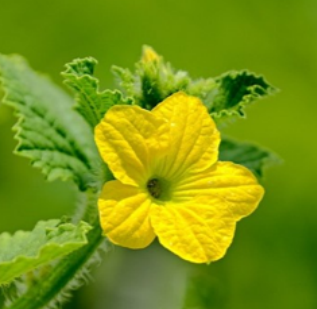
#> input picture tl1Img/5.png, 317 x 309 px
$ python main1.py
#> lines starting #> are read from the running program, lines starting #| are printed output that depends on the picture; after the words box and inside, x2 and y2 are one past the last pixel; in counts of white or black regions, pixels touching at a corner belong together; long printed decimals are rounded
import os
import cv2
import matplotlib.pyplot as plt
import numpy as np
import time


# =========================================================
# THAM SO CHUNG
# =========================================================
DRAW_THICKNESS = 1
FLOWER_MIN_COMPONENT_AREA = 100
PISTIL_MIN_COMPONENT_AREA = 0

FLOWER_SEGMENT_METHOD = "hsv"   # "hsv" | "otsu_gray" | "rgb"
AUTO_SAVE_IMAGES = True


def apply_mask_to_bgr(img_bgr, mask):
    return cv2.bitwise_and(img_bgr, img_bgr, mask=mask)


def ensure_parent_dir(path):
    parent = os.path.dirname(path)
    if parent:
        os.makedirs(parent, exist_ok=True)


def save_image(save_path, image):
    """
    Lưu ảnh BGR hoặc grayscale.
    """
    ensure_parent_dir(save_path)
    ok = cv2.imwrite(save_path, image)
    if not ok:
        raise IOError(f"Khong luu duoc anh: {save_path}")


def save_mask_image(
    mask,
    save_path,
    invert=False,
    as_bgr=False,
    scale=1.0
):
    """
    Hàm riêng để lưu mask theo ý muốn.
    Tham số:
    - mask     : mask đầu vào
    - save_path: đường dẫn lưu
    - invert   : đảo mask trước khi lưu hay không
    - as_bgr   : lưu mask dưới dạng 3 kênh hay không
    - scale    : scale ảnh khi lưu (ví dụ 2.0 để phóng to)
    """
    if mask is None:
        raise ValueError("mask is None")

    out = mask.copy()

    if out.dtype != np.uint8:
        out = out.astype(np.uint8)

    if out.max() <= 1:
        out = out * 255

    out = np.where(out > 0, 255, 0).astype(np.uint8)

    if invert:
        out = cv2.bitwise_not(out)

    if scale is not None and abs(scale - 1.0) > 1e-9:
        h, w = out.shape[:2]
        new_w = max(1, int(round(w * scale)))
        new_h = max(1, int(round(h * scale)))
        out = cv2.resize(out, (new_w, new_h), interpolation=cv2.INTER_NEAREST)

    if as_bgr:
        out = cv2.cvtColor(out, cv2.COLOR_GRAY2BGR)

    save_image(save_path, out)


def save_output_images(output_dir, original_img, result_img, flower_mask, pistil_mask):
    """
    Lưu 4 ảnh chuẩn:
    - ảnh gốc
    - ảnh detect
    - mask hoa
    - mask nhụy
    """
    os.makedirs(output_dir, exist_ok=True)

    save_image(os.path.join(output_dir, "01_original.png"), original_img)
    save_image(os.path.join(output_dir, "02_detected.png"), result_img)
    save_mask_image(flower_mask, os.path.join(output_dir, "03_flower_mask.png"))
    save_mask_image(pistil_mask, os.path.join(output_dir, "04_pistil_mask.png"))


def remove_small_components(mask, min_area=300):
    """
    Loại bỏ các cụm liên thông nhỏ hơn min_area.
    Giữ lại tất cả vùng đủ lớn.
    """
    num_labels, labels, stats, _ = cv2.connectedComponentsWithStats(mask, connectivity=8)

    if num_labels <= 1:
        return mask

    out = np.zeros_like(mask)

    for label_id in range(1, num_labels):
        area = stats[label_id, cv2.CC_STAT_AREA]
        if area >= min_area:
            out[labels == label_id] = 255

    return out


def split_connected_components(mask, min_area=1):
    """
    Tách từng cụm liên thông thành list mask riêng.
    """
    num_labels, labels, stats, _ = cv2.connectedComponentsWithStats(mask, connectivity=8)

    components = []
    for label_id in range(1, num_labels):
        area = stats[label_id, cv2.CC_STAT_AREA]
        if area >= min_area:
            comp = np.zeros_like(mask)
            comp[labels == label_id] = 255
            components.append(comp)

    return components


def flower_mask_hsv(img_bgr, remove_small=True, min_component_area=300):
    """
    Tách mask hoa bằng HSV.
    """
    hsv = cv2.cvtColor(img_bgr, cv2.COLOR_BGR2HSV)

    lower = np.array([10, 0, 0], dtype=np.uint8)
    upper = np.array([30, 255, 255], dtype=np.uint8)

    mask = cv2.inRange(hsv, lower, upper)

    kernel = cv2.getStructuringElement(cv2.MORPH_ELLIPSE, (9, 9))
    mask = cv2.morphologyEx(mask, cv2.MORPH_OPEN, kernel, iterations=1)
    mask = cv2.morphologyEx(mask, cv2.MORPH_CLOSE, kernel, iterations=1)
    mask = cv2.medianBlur(mask, 5)

    if remove_small:
        mask = remove_small_components(mask, min_area=min_component_area)

    return mask


# [61 lines left out: functions flower_mask_otsu_gray, flower_mask_rgb, not called in this run]


def get_flower_mask(img_bgr, method="hsv", min_component_area=300):
    """
    Bộ chọn phương pháp phân ngưỡng hoa.
    """
    method = method.lower().strip()

    if method == "hsv":
        return flower_mask_hsv(
            img_bgr,
            remove_small=True,
            min_component_area=min_component_area
        )

    if method == "otsu_gray":
        return flower_mask_otsu_gray(
            img_bgr,
            invert=False,
            remove_small=True,
            min_component_area=min_component_area
        )

    if method == "rgb":
        return flower_mask_rgb(
            img_bgr,
            r_range=(120, 255),
            g_range=(80, 255),
            b_range=(0, 200),
            remove_small=True,
            min_component_area=min_component_area
        )

    raise ValueError(f"Unsupported FLOWER_SEGMENT_METHOD: {method}")


def get_largest_external_contour(mask):
    """
    Lấy contour ngoài lớn nhất của một mask.
    """
    contours, _ = cv2.findContours(mask, cv2.RETR_EXTERNAL, cv2.CHAIN_APPROX_NONE)
    if len(contours) == 0:
        return None
    return max(contours, key=cv2.contourArea)


def contour_to_filled_mask(shape_hw, cnt):
    mask = np.zeros(shape_hw, dtype=np.uint8)
    if cnt is not None:
        cv2.drawContours(mask, [cnt], -1, 255, thickness=-1)
    return mask


def fit_ellipse_from_contour(cnt):
    """
    Fit ellipse từ contour.
    """
    if cnt is None:
        return None, None

    if len(cnt) < 5:
        return None, None

    ellipse = cv2.fitEllipse(cnt)
    (cx, cy), _, _ = ellipse
    center = (int(round(cx)), int(round(cy)))

    return ellipse, center


def compute_direction_info(center_flower, center_pistil):
    """
    Hướng véc tơ: từ tâm nhị/nhụy -> tâm hoa
    """
    if center_flower is None or center_pistil is None:
        return None

    cx_f, cy_f = center_flower
    cx_p, cy_p = center_pistil

    dx = float(cx_f - cx_p)
    dy = float(cy_f - cy_p)

    norm = np.hypot(dx, dy)
    if norm < 1e-9:
        return None

    ux = dx / norm
    uy = dy / norm

    theta_img_deg = float(np.degrees(np.arctan2(dy, dx)))
    theta_math_deg = float(np.degrees(np.arctan2(-dy, dx)))
    theta_axis_deg = theta_math_deg % 180.0

    return {
        "dx": dx,
        "dy": dy,
        "norm": norm,
        "ux": ux,
        "uy": uy,
        "theta_img_deg": theta_img_deg,
        "theta_math_deg": theta_math_deg,
        "theta_axis_deg": theta_axis_deg,
    }


def find_pistil_masks_by_inverting_flower(flower_component_mask, min_component_area=20):
    outer_cnt = get_largest_external_contour(flower_component_mask)
    if outer_cnt is None:
        return [], None, None

    filled_outer = contour_to_filled_mask(flower_component_mask.shape, outer_cnt)

    inv_flower = cv2.bitwise_not(flower_component_mask)
    pistil_candidate = cv2.bitwise_and(inv_flower, filled_outer)

    largest_pistil_cnt = get_largest_external_contour(pistil_candidate)

    if largest_pistil_cnt is None:
        pistil_components = []
    else:
        if cv2.contourArea(largest_pistil_cnt) < float(min_component_area):
            pistil_components = []
        else:
            largest_pistil_mask = contour_to_filled_mask(
                flower_component_mask.shape,
                largest_pistil_cnt
            )
            pistil_components = [largest_pistil_mask]

    return pistil_components, outer_cnt, filled_outer


def analyze_all_flowers_and_pistils(
    img_bgr,
    flower_min_component_area=300,
    pistil_min_component_area=20,
    flower_segment_method="hsv"
):
    """
    Phân tích toàn bộ:
    - tất cả flower masks
    - tất cả mask nhụy tìm được từ từng flower bằng INV
    """
    flower_mask_all = get_flower_mask(
        img_bgr,
        method=flower_segment_method,
        min_component_area=flower_min_component_area
    )

    flower_components = split_connected_components(
        flower_mask_all,
        min_area=flower_min_component_area
    )

    all_results = []
    pistil_mask_all = np.zeros_like(flower_mask_all)

    for flower_idx, flower_comp_mask in enumerate(flower_components, start=1):
        pistil_components, outer_cnt, filled_outer = find_pistil_masks_by_inverting_flower(
            flower_comp_mask,
            min_component_area=pistil_min_component_area
        )

        flower_ellipse, center_flower = fit_ellipse_from_contour(outer_cnt)

        flower_info = {
            "flower_idx": flower_idx,
            "flower_mask": flower_comp_mask,
            "flower_contour": outer_cnt,
            "flower_filled_mask": filled_outer,
            "flower_ellipse": flower_ellipse,
            "center_flower": center_flower,
            "flower_area": float(cv2.contourArea(outer_cnt)) if outer_cnt is not None else 0.0,
            "pistils": []
        }

        for pistil_idx, pistil_comp_mask in enumerate(pistil_components, start=1):
            pistil_mask_all = cv2.bitwise_or(pistil_mask_all, pistil_comp_mask)

            pistil_cnt = get_largest_external_contour(pistil_comp_mask)
            pistil_ellipse, center_pistil = fit_ellipse_from_contour(pistil_cnt)
            dir_info = compute_direction_info(center_flower, center_pistil)

            pistil_info = {
                "pistil_idx": pistil_idx,
                "pistil_mask": pistil_comp_mask,
                "pistil_contour": pistil_cnt,
                "pistil_ellipse": pistil_ellipse,
                "center_pistil": center_pistil,
                "pistil_area": float(cv2.contourArea(pistil_cnt)) if pistil_cnt is not None else 0.0,
                "dir_info": dir_info
            }

            flower_info["pistils"].append(pistil_info)

        all_results.append(flower_info)

    return flower_mask_all, pistil_mask_all, all_results


def draw_all_results(img_bgr, all_results, draw_thickness=4):
    """
    Vẽ tất cả ellipse, tâm và véc tơ.
    """
    out = img_bgr.copy()

    flower_color = (255, 255, 0)   # cyan trong BGR
    pistil_color = (0, 0, 255)     # đỏ
    vector_color = (255, 0, 0)     # xanh dương

    center_radius = draw_thickness + 2

    for flower_info in all_results:
        flower_ellipse = flower_info["flower_ellipse"]
        center_flower = flower_info["center_flower"]

        if flower_ellipse is not None:
            cv2.ellipse(out, flower_ellipse, flower_color, draw_thickness, cv2.LINE_AA)

        if center_flower is not None:
            cv2.circle(out, center_flower, center_radius, flower_color, -1, cv2.LINE_AA)

        for pistil_info in flower_info["pistils"]:
            pistil_ellipse = pistil_info["pistil_ellipse"]
            center_pistil = pistil_info["center_pistil"]
            dir_info = pistil_info["dir_info"]

            if pistil_ellipse is not None:
                cv2.ellipse(out, pistil_ellipse, pistil_color, draw_thickness, cv2.LINE_AA)

            if center_pistil is not None:
                cv2.circle(out, center_pistil, center_radius, pistil_color, -1, cv2.LINE_AA)

            if dir_info is not None and center_flower is not None and center_pistil is not None:
                cv2.arrowedLine(
                    out,
                    center_pistil,
                    center_flower,
                    vector_color,
                    draw_thickness + 1,
                    cv2.LINE_AA,
                    tipLength=0.22
                )

    return out


def read_input_image():
    img_name = "5.png"
    root_path = "tl1Img"
    path = os.path.join(".", root_path, img_name)

    img = cv2.imread(path)
    if img is None:
        raise FileNotFoundError(f"Khong doc duoc anh: {path}")

    return img, path, img_name


def main():
    img, img_path, img_name = read_input_image()
#> in read_input_image, img is the input picture: shape (309, 317, 3); mean B, G, R 16.6, 147.6, 119.8
#> img_path = './tl1Img/5.png'; img_name = '5.png'
    OUTPUT_DIR = f"./saveImg/output_flower_detect{img_name}"
#> OUTPUT_DIR = './saveImg/output_flower_detect5.png'
    print(f"Da doc anh: {img_path}")
#| Da doc anh: ./tl1Img/5.png
    print(f"FLOWER_SEGMENT_METHOD = {FLOWER_SEGMENT_METHOD}")

    t0 = time.perf_counter()

    flower_mask_all, pistil_mask_all, all_results = analyze_all_flowers_and_pistils(
        img,
        flower_min_component_area=FLOWER_MIN_COMPONENT_AREA,
        pistil_min_component_area=PISTIL_MIN_COMPONENT_AREA,
        flower_segment_method=FLOWER_SEGMENT_METHOD
    )
#> in flower_mask_hsv, `mask = cv2.inRange(hsv, lower, upper)`:
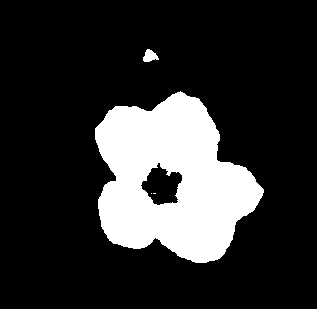
#> mask: shape (309, 317); 18.9% white; 4 white regions (2 under 20 px), largest, box (x1, y1, x2, y2) and area: (95, 91, 264, 263) 18404, (143, 49, 159, 62) 134
#> in remove_small_components, `num_labels, labels, stats, _ = cv2.connectedComponentsWithStats(mask, ..`:
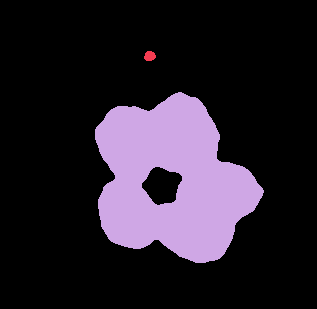
#> labels: shape (309, 317) int32; 3 distinct labels, from 0 to 2; one colour per label, 0 black
#> in remove_small_components, `num_labels, labels, stats, _ = cv2.connectedComponentsWithStats(mask, ..`: num_labels = 3; stats = [[0, 0, 317, 309, 79449], [144, 51, 12, 10, 94], [95, 92, 169, 171, 18410]]
#> the loop in remove_small_components, `for label_id in range(1, num_labels):` made 2 passes
#> area on passes 1 to 2: 94, 18410
#> after the loop in remove_small_components, `for label_id in range(1, num_labels):`:
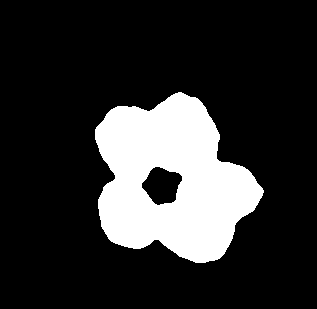
#> out: shape (309, 317); 18.8% white; 1 white region, box (x1, y1, x2, y2) and area: (95, 92, 264, 263) 18410
#> in split_connected_components, `num_labels, labels, stats, _ = cv2.connectedComponentsWithStats(mask, ..`: num_labels = 2; stats = [[0, 0, 317, 309, 79543], [95, 92, 169, 171, 18410]]
#> the loop in split_connected_components, `for label_id in range(1, num_labels):` made 1 pass
#> after the loop in split_connected_components, `for label_id in range(1, num_labels):`: components = 1 item
#> the loop in analyze_all_flowers_and_pistils, `for flower_idx, flower_comp_mask in enumerate(flower_components, start..` made 1 pass
#> (flower_idx, flower_ellipse) on pass 1: (1, ((170.8, 180.5), (149, 173.5), 142.5))
#> pass 1, in find_pistil_masks_by_inverting_flower, `filled_outer = contour_to_filled_mask(flower_component_mask.shape, out..`:
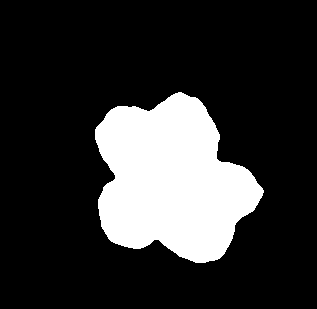
#> filled_outer: shape (309, 317); 19.9% white; 1 white region, box (x1, y1, x2, y2) and area: (95, 92, 264, 263) 19448
#> pass 1, in find_pistil_masks_by_inverting_flower, `pistil_candidate = cv2.bitwise_and(inv_flower, filled_outer)`:
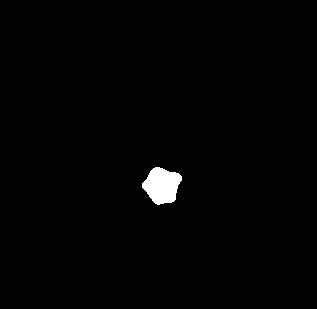
#> pistil_candidate: shape (309, 317); 1.1% white; 1 white region, box (x1, y1, x2, y2) and area: (142, 167, 182, 205) 1038
#> all_results = 1 item

    result_img = draw_all_results(
        img,
        all_results,
        draw_thickness=DRAW_THICKNESS
    )
#> the loop in draw_all_results, `for flower_info in all_results:` made 1 pass
#> (flower_ellipse, center_flower) on pass 1: (((170.8, 180.5), (149, 173.5), 142.5), (171, 180))
#> after the loop in draw_all_results, `for flower_info in all_results:`:
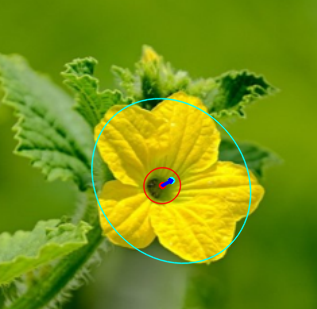
#> out: shape (309, 317, 3); 1.84% of pixels changed, all inside (x1, y1, x2, y2) = (90, 97, 252, 265)

    t1 = time.perf_counter()
    print(f"latency: {t1 - t0:.6f} s")

    total_flowers = len(all_results)
#> total_flowers = 1
    total_pistils = sum(len(f["pistils"]) for f in all_results)
#> total_pistils = 1

    print(f"tong so flower masks = {total_flowers}")
#| tong so flower masks = 1
    print(f"tong so pistil masks = {total_pistils}")
#| tong so pistil masks = 1

    for flower_info in all_results:
        print("-" * 60)
        print(f"flower #{flower_info['flower_idx']}")
        print(f"  flower_area   = {flower_info['flower_area']:.2f}")
        print(f"  center_flower = {flower_info['center_flower']}")
        print(f"  flower_ellipse = {flower_info['flower_ellipse']}")

        if len(flower_info["pistils"]) == 0:
            print("  Khong tim thay pistil mask nao trong flower nay.")
            continue

        for pistil_info in flower_info["pistils"]:
            print(f"  pistil #{pistil_info['pistil_idx']}")
            print(f"    pistil_area   = {pistil_info['pistil_area']:.2f}")
            print(f"    center_pistil = {pistil_info['center_pistil']}")
            print(f"    pistil_ellipse = {pistil_info['pistil_ellipse']}")

            dir_info = pistil_info["dir_info"]
            if dir_info is not None:
                print(f"    dx = {dir_info['dx']:.3f}, dy = {dir_info['dy']:.3f}")
                print(f"    theta_img_deg  = {dir_info['theta_img_deg']:.3f}")
                print(f"    theta_math_deg = {dir_info['theta_math_deg']:.3f}")
                print(f"    theta_axis_deg = {dir_info['theta_axis_deg']:.3f}")
            else:
                print("    Khong tinh duoc huong.")
#> this loop made 1 pass
#| ------------------------------------------------------------
#| flower #1
#|   flower_area   = 19190.00
#|   center_flower = (171, 180)
#|   flower_ellipse = ((170.789, 180.456), (148.969, 173.502), 142.458)
#|   pistil #1
#> (further printed lines are left out)

    if AUTO_SAVE_IMAGES:
        save_output_images(
            OUTPUT_DIR,
            original_img=img,
            result_img=result_img,
            flower_mask=flower_mask_all,
            pistil_mask=pistil_mask_all
        )
        print(f"Da luu anh vao thu muc: {OUTPUT_DIR}")
#| Da luu anh vao thu muc: ./saveImg/output_flower_detect5.png

        # Ví dụ gọi riêng hàm lưu mask nếu bạn muốn:
        # save_mask_image(flower_mask_all, os.path.join(OUTPUT_DIR, "flower_mask_inv.png"), invert=True)
        # save_mask_image(pistil_mask_all, os.path.join(OUTPUT_DIR, "pistil_mask_big.png"), scale=2.0)
        # save_mask_image(flower_mask_all, os.path.join(OUTPUT_DIR, "flower_mask_bgr.png"), as_bgr=True)

    plt.figure(figsize=(16, 10))

    plt.subplot(2, 2, 1)
    plt.imshow(cv2.cvtColor(img, cv2.COLOR_BGR2RGB))
    plt.title("Original image")
    plt.axis("off")

    plt.subplot(2, 2, 2)
    plt.imshow(flower_mask_all, cmap="gray")
    plt.title("All flower masks")
    plt.axis("off")

    plt.subplot(2, 2, 3)
    plt.imshow(pistil_mask_all, cmap="gray")
    plt.title("All pistil masks (from INV flower mask)")
    plt.axis("off")

    plt.subplot(2, 2, 4)
    plt.imshow(cv2.cvtColor(result_img, cv2.COLOR_BGR2RGB))
    plt.title("Result - all ellipses, centers and directions")
    plt.axis("off")

    plt.tight_layout()
    plt.show()
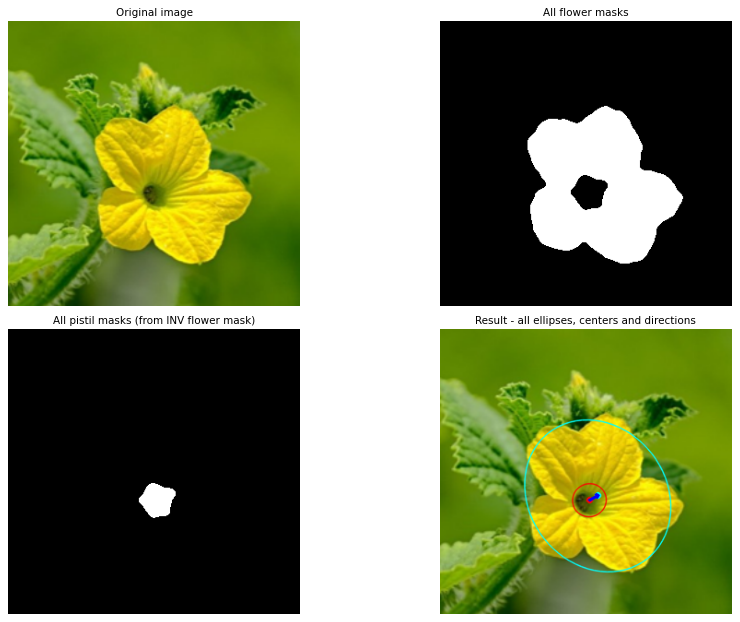
#> figure drawn by matplotlib, 4 panels


if __name__ == "__main__":
    main()
